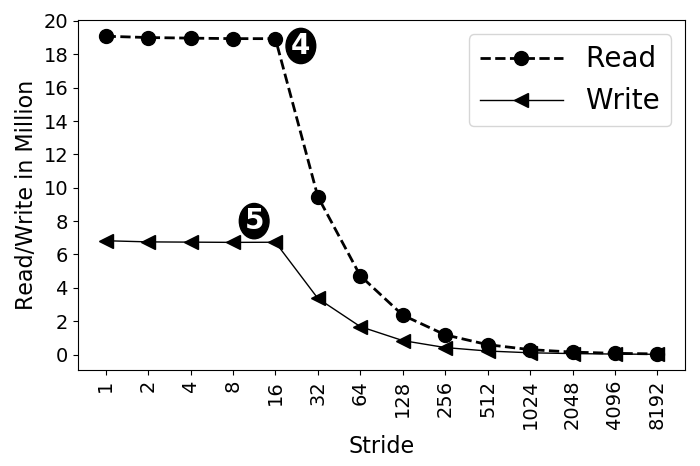

The Python source for this figure:
import random
import matplotlib
import matplotlib.pyplot as plt
from matplotlib import style

import numpy as np
import matplotlib.patches as mpatches

from matplotlib.patches import Ellipse

#plt.rcdefaults()
fig, ax = plt.subplots()

fig.set_size_inches(7, 5)

#labels = ['Manaul', 'PAPI']
#traffic = [12.46, 18.75]

#stride = ['stride-1', 'stride-2', 'stride-4', 'stride-8', 'stride-16', 'stride-32', 'stride-64', 'stride-128', 'stride-256', 'stride-512', 'stride-1024', 'stride-2048', 'stride-4096', 'stride-8192']
stride = ['1', '2', '4', '8', '16', '32', '64', '128', '256', '512', '1024', '2048', '4096', '8192']

read=[19083795,19005683,18970043,18940397,18938589,9468337,4724431,2363247,1182735,594024,296881,149252,75072,37848]
write=[6824619,6755515,6740634,6725749,6734401,3368188,1676038,839272,420643,212602,106874,58650,31081,15670]

#with prefetch
#read=[18861923,18813995,18800278,18803630,18803353,18590975,14190254,2364840,1183868,594090,297740,149395,75338,37868]
#write=[6665144,6625435,6662691,6637524,6645248,3644694,2029784,839811,421381,212587,106996,58520,31292,15906]

#with 500M
#read=[95096032,94854667,94794684,94762290,94749534,47332587,23620261,11811849,6016970,2959146,1481325,743100,373174,188464]
#write=[32795417,32568573,32412027,32481545,32375031,16234319,8085510,4046707,2116022,1016951,510146,257767,132420,68704]
read = np.array(read) / 1000000
write = np.array(write) / 1000000
x_pos = np.arange(len(stride))  # the label locations

#ax.barh(x_pos, read, hatch='....', color='white', edgecolor='black')
#rects1 = plt.bar(x, traffic, .8, hatch='....', color='white', edgecolor='black')

plt.plot(stride, read, marker='o', markersize=10,  color='black', linestyle='dashed', label="Read", linewidth=2)
plt.plot(stride, write, marker='<', markersize=10,  color='black', linestyle='solid', label="Write", linewidth=1)

#plt.plot(stride, read, "-b", label="Read")
#plt.plot(stride, write, "-r", label="Write")
#plt.legend()
plt.legend(handlelength=3, fontsize=20)

#plt.legend(loc="upper right", fontsize=12)


ax.set_ylabel('Read/Write in Million', fontsize=16)
ax.set_xlabel('Stride', fontsize=16)


x0, y0 = ax.transAxes.transform((0, 0)) # lower left in pixels
x1, y1 = ax.transAxes.transform((1, 1)) # upper right in pixes
dx = x1 - x0
dy = y1 - y0
maxd = max(dx, dy)
width = 1.5 * maxd / dx
height = 1.5 * maxd / dy

#ax.axis('equal')

#ax.set_aspect('equal')



x=4.6
y=18.5
circle = Ellipse((x, y), width-.8, height, color="black")
#circle = plt.Circle((x, y), radius=1, color="black")
ax.add_patch(circle)
label = ax.annotate("4", xy=(x, y), fontsize=20, weight="bold", ha="center", va="center", color="white")

x=3.5
y=8
circle = Ellipse((x, y), width-.8, height, color="black")
#circle = plt.Circle((x, y), radius=1, color="black")
ax.add_patch(circle)
label = ax.annotate("5", xy=(x, y), fontsize=20, weight="bold", ha="center", va="center", color="white")









#plt.title('', fontsize=18)
#ax.set_xticks(x_pos)
plt.yticks(np.arange(0, max(read)+2, 2), fontsize=14)
#ax.get_yaxis().get_major_formatter().set_scientific(False)


plt.xticks(rotation=90, fontsize=14)
#ax.set_xticklabels(stride, fontsize=12)

#ax.invert_yaxis()
plt.tight_layout()

plt.show()
fig.savefig('stride_method_initialization.png', dpi=100)

# Example data
